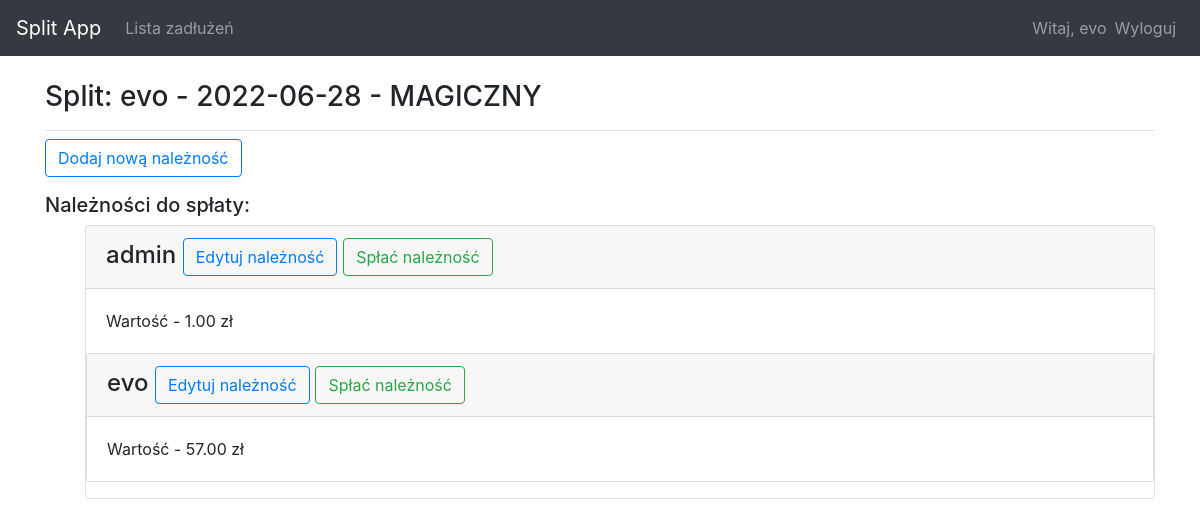
The page /transactions/13/ (signed in) on the database as committed earlier.
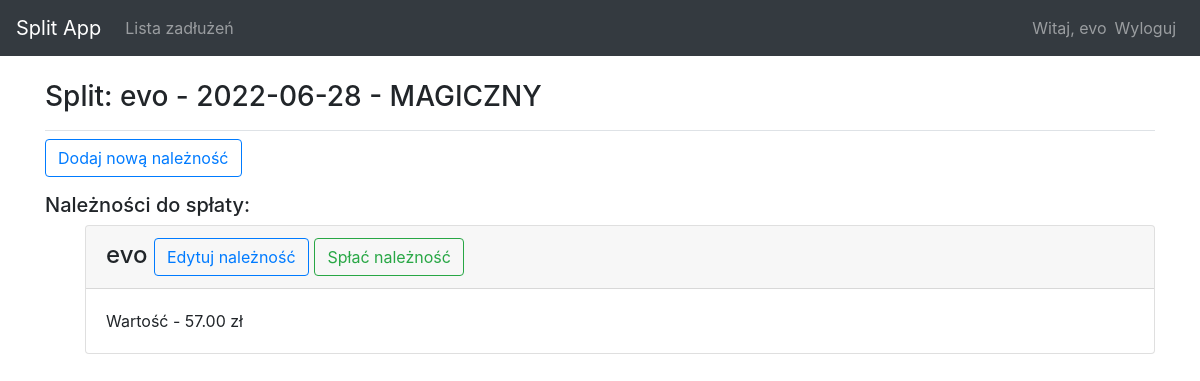
The same page on the database as committed later.
### split_app/models.py (models this page shows, shortened)
class Transaction(models.Model):
    owner = models.ForeignKey(User, on_delete=models.CASCADE)
    t_desc = models.TextField(blank=True, null=True)
    t_date = models.DateField()
    t_status = models.CharField(default=c.new, editable=False, max_length=16)
    def __str__(self):
        return f"{self.owner} - {self.t_date} - {self.t_desc}"

class Obligation(models.Model):
    transaction = models.ForeignKey(Transaction,related_name="obligation", on_delete=models.CASCADE)
    user = models.ForeignKey(User, on_delete=models.CASCADE)
    desc = models.TextField(blank=True, null=True)
    value = models.DecimalField(max_digits=6, decimal_places=2)
    optional_value = models.DecimalField(max_digits=6, decimal_places=2, null=True, blank=True)
    o_status = models.CharField(default=c.new, choices=c.status, max_length=16)
    payment_date = models.DateField(default=django.utils.timezone.now, null=True, blank=True)
    @property
    def suma(self):
        if self.optional_value:
            return self.value +  self.optional_value
        return self.value

### split_app/views.py (the view)
# urls.py: path('transactions/<int:transaction_id>/', views.transaction, name='transaction'),
@login_required
def transaction(req, transaction_id):
    transaction = Transaction.objects.get(id=transaction_id)
    obligations = Obligation.objects.filter(
        Q(transaction=transaction_id) & Q(o_status='New')
    )
    context = {'transaction': transaction, 'obligations':obligations}
    return render(req, 'split_app/transaction.html', context)

### split_app/templates/split_app/transaction.html (shortened to what this page needs)
{% extends 'split_app/base.html' %}
{% block page_header %}
    <h3>Split: {{ transaction }}</h3>
{% endblock page_header %}
{% block content %}
    {% load i18n %}
    <p>
    <a href="{% url 'split_app:new_obligation' transaction.id %}" class="btn btn-outline-primary"> Dodaj nową należność </a>
    </p>
<h5 class="display-5">Należności do spłaty:</h5>
<ul>
{% for oblig in obligations %}
    <div class="card mb-3">
        <h4 class="card-header">
        {% language 'pl' %}
            {{ oblig.user }}
        {% endlanguage %}
            <small><a href="{% url 'split_app:edit_obligation' transaction.id %}" class="btn btn-outline-primary">Edytuj należność</a> </small>
            <small><a href="{% url 'split_app:pay_obligation' oblig.id transaction.id %}" class="btn btn-outline-success">Spłać należność</a> </small>
        </h4>
    <div class="card-body">
           Wartość -  {{ oblig.suma }} zł
    </div>
{% empty %}
    <p>Na ten moment nie ma tu żadnych zaległych rzeczy do spłacenia</p>
{% endfor %}
</ul>
{% endblock %}

### split_app/templates/split_app/base.html (shortened to what this page needs)
{% load bootstrap4 %}
<!DOCTYPE html>
<html lang="en">
<head>
    {% bootstrap_css %}
</head>
<body>
    <nav class="navbar navbar-expand-md navbar-dark bg-dark mb-4 border:none">
        <a class="navbar-brand" href="{% url 'split_app:index' %}">Split App</a>
            <div class="collapse navbar-collapse" id="navbarCollapse">
                <ul class="navbar-nav mr-auto">
                    <li class="nav-item">
                        <a class="nav-link" href="{% url 'split_app:Transactions' %}">Lista zadłużeń</a>
                    </li>
                </ul>
                <ul class="navbar-nav ml-auto">
                    {% if user.is_authenticated %}
                        <li class="nav-item">
                            <span class="navbar-text">Witaj, {{ user.username }}</span>
                        </li>
                        <li class="nav-item">
                            <a class="nav-link" href="{% url 'users:logout' %}">Wyloguj</a>
                        </li>
                    {% endif %}
                </ul>
            </div>
    </nav>
<main role="main" class="container">
    <div class="pb-2 mb-2 border-bottom">
        {% block page_header %}{% endblock page_header %}
    </div>
    <div>
        {% block content %}{% endblock content %}
    </div>
</main>
</body>
</html>

Rows that differ between the two databases and show on the page:
no longer on this page (row edited): Obligation: user "admin", suma "1.00"
